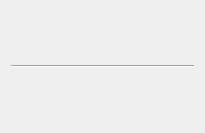
<?xml version="1.0" encoding="UTF-8"?>
<ui version="4.0">
 <class>RaidRewardProfit</class>
 <widget class="QWidget" name="RaidRewardProfit">
  <property name="geometry">
   <rect>
    <x>0</x>
    <y>0</y>
    <width>205</width>
    <height>133</height>
   </rect>
  </property>
  <property name="windowTitle">
   <string>Form</string>
  </property>
  <layout class="QVBoxLayout" name="vLayoutRaidRewardProfit">
   <item>
    <layout class="QHBoxLayout" name="hLayoutInput"/>
   </item>
   <item>
    <widget class="Line" name="line">
     <property name="orientation">
      <enum>Qt::Horizontal</enum>
     </property>
    </widget>
   </item>
  </layout>
 </widget>
 <resources/>
 <connections/>
</ui>
